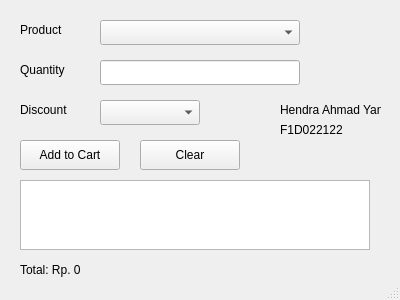
<?xml version="1.0" encoding="UTF-8"?>
<ui version="4.0">
 <class>MainWindow</class>
 <widget class="QMainWindow" name="MainWindow">
  <property name="geometry">
   <rect>
    <x>0</x>
    <y>0</y>
    <width>400</width>
    <height>300</height>
   </rect>
  </property>
  <property name="windowTitle">
   <string>POS Application</string>
  </property>
  <widget class="QWidget" name="centralwidget">
   <widget class="QLabel" name="label_product">
    <property name="geometry">
     <rect>
      <x>20</x>
      <y>20</y>
      <width>60</width>
      <height>20</height>
     </rect>
    </property>
    <property name="text">
     <string>Product</string>
    </property>
   </widget>
   <widget class="QComboBox" name="productDropdown">
    <property name="geometry">
     <rect>
      <x>100</x>
      <y>20</y>
      <width>200</width>
      <height>25</height>
     </rect>
    </property>
   </widget>
   <widget class="QLabel" name="label_quantity">
    <property name="geometry">
     <rect>
      <x>20</x>
      <y>60</y>
      <width>60</width>
      <height>20</height>
     </rect>
    </property>
    <property name="text">
     <string>Quantity</string>
    </property>
   </widget>
   <widget class="QLineEdit" name="quantityInput">
    <property name="geometry">
     <rect>
      <x>100</x>
      <y>60</y>
      <width>200</width>
      <height>25</height>
     </rect>
    </property>
   </widget>
   <widget class="QLabel" name="label_discount">
    <property name="geometry">
     <rect>
      <x>20</x>
      <y>100</y>
      <width>60</width>
      <height>20</height>
     </rect>
    </property>
    <property name="text">
     <string>Discount</string>
    </property>
   </widget>
   <widget class="QComboBox" name="discountDropdown">
    <property name="geometry">
     <rect>
      <x>100</x>
      <y>100</y>
      <width>100</width>
      <height>25</height>
     </rect>
    </property>
   </widget>
   <widget class="QPushButton" name="addToCartButton">
    <property name="geometry">
     <rect>
      <x>20</x>
      <y>140</y>
      <width>100</width>
      <height>30</height>
     </rect>
    </property>
    <property name="text">
     <string>Add to Cart</string>
    </property>
   </widget>
   <widget class="QPushButton" name="clearButton">
    <property name="geometry">
     <rect>
      <x>140</x>
      <y>140</y>
      <width>100</width>
      <height>30</height>
     </rect>
    </property>
    <property name="text">
     <string>Clear</string>
    </property>
   </widget>
   <widget class="QTextEdit" name="cartDisplay">
    <property name="geometry">
     <rect>
      <x>20</x>
      <y>180</y>
      <width>350</width>
      <height>70</height>
     </rect>
    </property>
   </widget>
   <widget class="QLabel" name="totalLabel">
    <property name="geometry">
     <rect>
      <x>20</x>
      <y>260</y>
      <width>200</width>
      <height>20</height>
     </rect>
    </property>
    <property name="text">
     <string>Total: Rp. 0</string>
    </property>
   </widget>
   <widget class="QLabel" name="label_product_2">
    <property name="geometry">
     <rect>
      <x>280</x>
      <y>100</y>
      <width>101</width>
      <height>20</height>
     </rect>
    </property>
    <property name="text">
     <string>Hendra Ahmad Yani</string>
    </property>
   </widget>
   <widget class="QLabel" name="label_product_3">
    <property name="geometry">
     <rect>
      <x>280</x>
      <y>120</y>
      <width>101</width>
      <height>20</height>
     </rect>
    </property>
    <property name="text">
     <string>F1D022122</string>
    </property>
   </widget>
  </widget>
  <widget class="QMenuBar" name="menubar">
   <property name="geometry">
    <rect>
     <x>0</x>
     <y>0</y>
     <width>400</width>
     <height>21</height>
    </rect>
   </property>
  </widget>
  <widget class="QStatusBar" name="statusbar"/>
 </widget>
 <resources/>
 <connections/>
</ui>
